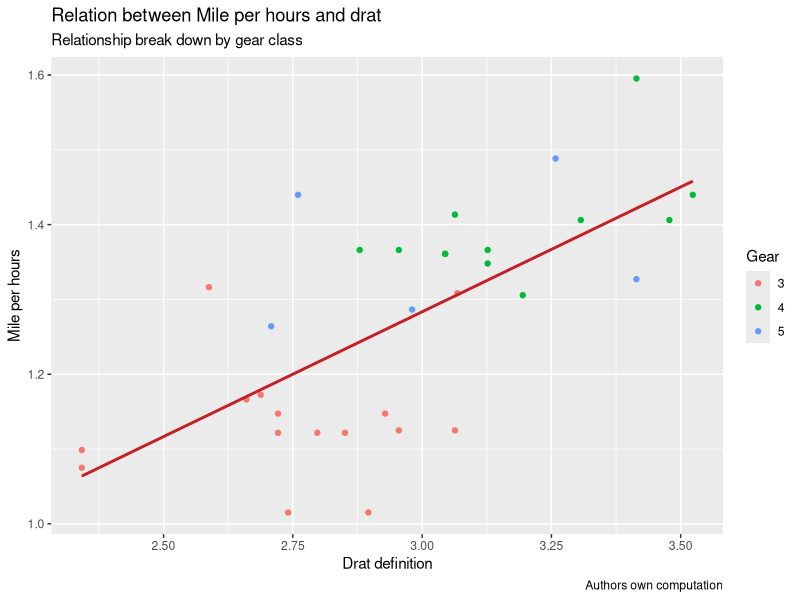

The R script that drew this image:
#Loading ggplot2 package  
library(ggplot2) 
#Creating scatterplot with fitted values.  
# An additional function stst_smooth is used for linear regression.  
new_graph<-ggplot(mtcars, aes(x = log(mpg), y = log(drat))) +geom_point(aes(color = factor(gear))) +  stat_smooth(method = "lm",col = "#C42126",se = FALSE,size = 1)  
#in above example lm is used for linear regression and se stands for standard error.  
#Adding title with dynamic name  
new_graph + labs(x = "Drat definition",  
          y = "Mile per hours",  
          color = "Gear",  
          title = "Relation between Mile per hours and drat",  
          subtitle = "Relationship break down by gear class",  
          caption = "Authors own computation"  
        )  
        